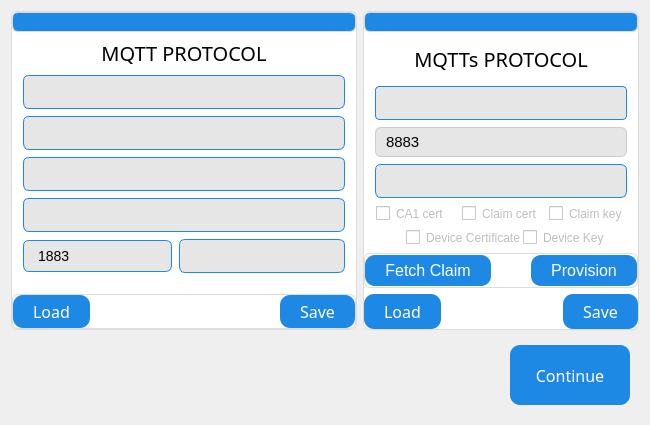
     <widget class="QWidget" name="page_2">
      <layout class="QVBoxLayout" name="verticalLayout_3">
       <item>
        <layout class="QHBoxLayout" name="horizontalLayout_4">
         <item>
          <widget class="QFrame" name="DeviceInfoFrame_3">
           <property name="styleSheet">
            <string notr="true">background: white;                /* White background */
    border: 1px solid #dcdcdc;        /* Light grey border */
    border-radius: 6px;</string>
           </property>
           <layout class="QVBoxLayout" name="verticalLayout_8">
            <property name="spacing">
             <number>0</number>
            </property>
            <property name="leftMargin">
             <number>0</number>
            </property>
            <property name="topMargin">
             <number>0</number>
            </property>
            <property name="rightMargin">
             <number>0</number>
            </property>
            <property name="bottomMargin">
             <number>0</number>
            </property>
            <item>
             <widget class="QLabel" name="label_6">
              <property name="sizePolicy">
               <sizepolicy hsizetype="Preferred" vsizetype="Fixed">
                <horstretch>0</horstretch>
                <verstretch>0</verstretch>
               </sizepolicy>
              </property>
              <property name="maximumSize">
               <size>
                <width>16777215</width>
                <height>20</height>
               </size>
              </property>
              <property name="focusPolicy">
               <enum>Qt::StrongFocus</enum>
              </property>
              <property name="styleSheet">
               <string notr="true">background-color: #1E88E5;        /* Blue strip at the top */
    color: white;                     /* White text */
    font-size: 16px;
    font-weight: bold;
    padding: 6px;
    border-top-left-radius: 6px;
    border-top-right-radius: 6px;</string>
              </property>
              <property name="text">
               <string/>
              </property>
              <property name="alignment">
               <set>Qt::AlignCenter</set>
              </property>
             </widget>
            </item>
            <item>
             <widget class="QFrame" name="verticalFrame_3">
              <property name="styleSheet">
               <string notr="true">background: white;                /* White background */
    border: 1px solid #ffffff;        /* Light grey border */
    border-radius: 6px; </string>
              </property>
              <layout class="QVBoxLayout" name="verticalLayout_9">
               <property name="spacing">
                <number>7</number>
               </property>
               <property name="leftMargin">
                <number>10</number>
               </property>
               <property name="topMargin">
                <number>5</number>
               </property>
               <property name="rightMargin">
                <number>10</number>
               </property>
               <property name="bottomMargin">
                <number>20</number>
               </property>
               <item>
                <widget class="QLabel" name="label_8">
                 <property name="font">
                  <font>
                   <family>Gilroy</family>
                   <pointsize>15</pointsize>
                  </font>
                 </property>
                 <property name="styleSheet">
                  <string notr="true">border-color: rgb(255, 255, 255);</string>
                 </property>
                 <property name="text">
                  <string>MQTT PROTOCOL</string>
                 </property>
                 <property name="alignment">
                  <set>Qt::AlignCenter</set>
                 </property>
                </widget>
               </item>
               <item>
                <widget class="QLineEdit" name="mqtt_ip">
                 <property name="focusPolicy">
                  <enum>Qt::ClickFocus</enum>
                 </property>
                 <property name="styleSheet">
                  <string notr="true">background: #e6e6e6;              /* Light grey box for info rows */
    border: 1px solid #1E88E5;        /* Blue thin border */
    border-radius: 6px;
    padding: 6px 12px;
    font-size: 15px;
    color: black;</string>
                 </property>
                 <property name="inputMask">
                  <string/>
                 </property>
                 <property name="text">
                  <string/>
                 </property>
                 <property name="alignment">
                  <set>Qt::AlignLeading|Qt::AlignLeft|Qt::AlignVCenter</set>
                 </property>
                 <property name="placeholderText">
                  <string notr="true"/>
                 </property>
                </widget>
               </item>
               <item>
                <widget class="QLineEdit" name="mqtt_user">
                 <property name="focusPolicy">
                  <enum>Qt::ClickFocus</enum>
                 </property>
                 <property name="styleSheet">
                  <string notr="true">background: #e6e6e6;              /* Light grey box for info rows */
    border: 1px solid #1E88E5;        /* Blue thin border */
    border-radius: 6px;
    padding: 6px 12px;
    font-size: 15px;
    color: black;</string>
                 </property>
                 <property name="placeholderText">
                  <string/>
                 </property>
                </widget>
               </item>
               <item>
                <widget class="QLineEdit" name="mqtt_pass">
                 <property name="focusPolicy">
                  <enum>Qt::ClickFocus</enum>
                 </property>
                 <property name="styleSheet">
                  <string notr="true">background: #e6e6e6;              /* Light grey box for info rows */
    border: 1px solid #1E88E5;        /* Blue thin border */
    border-radius: 6px;
    padding: 6px 12px;
    font-size: 15px;
    color: black;</string>
                 </property>
                 <property name="inputMask">
                  <string/>
                 </property>
                 <property name="text">
                  <string/>
                 </property>
                 <property name="placeholderText">
                  <string/>
                 </property>
                </widget>
               </item>
               <item>
                <widget class="QLineEdit" name="mqtt_topic">
                 <property name="focusPolicy">
                  <enum>Qt::ClickFocus</enum>
                 </property>
                 <property name="styleSheet">
                  <string notr="true">background: #e6e6e6;              /* Light grey box for info rows */
    border: 1px solid #1E88E5;        /* Blue thin border */
    border-radius: 6px;
    padding: 6px 12px;
    font-size: 15px;
    color: black;</string>
                 </property>
                 <property name="inputMask">
                  <string/>
                 </property>
                 <property name="placeholderText">
                  <string/>
                 </property>
                </widget>
               </item>
               <item>
                <layout class="QHBoxLayout" name="horizontalLayout_8">
                 <item>
                  <widget class="QLineEdit" name="mqtt_port">
                   <property name="enabled">
                    <bool>true</bool>
                   </property>
                   <property name="focusPolicy">
                    <enum>Qt::ClickFocus</enum>
                   </property>
                   <property name="styleSheet">
                    <string notr="true">background: #e6e6e6;
    border: 1px solid #1E88E5;
    border-radius: 6px;
    padding: 6px 12px;
    font-size: 14px;
    color: black;</string>
                   </property>
                   <property name="text">
                    <string>1883</string>
                   </property>
                   <property name="readOnly">
                    <bool>true</bool>
                   </property>
                   <property name="placeholderText">
                    <string/>
                   </property>
                  </widget>
                 </item>
                 <item>
                  <widget class="QLineEdit" name="mqtt_int">
                   <property name="focusPolicy">
                    <enum>Qt::ClickFocus</enum>
                   </property>
                   <property name="styleSheet">
                    <string notr="true">background: #e6e6e6;              /* Light grey box for info rows */
    border: 1px solid #1E88E5;        /* Blue thin border */
    border-radius: 6px;
    padding: 6px 12px;
    font-size: 15px;
    color: black;</string>
                   </property>
                   <property name="alignment">
                    <set>Qt::AlignLeading|Qt::AlignLeft|Qt::AlignVCenter</set>
                   </property>
                   <property name="placeholderText">
                    <string/>
                   </property>
                  </widget>
                 </item>
                </layout>
               </item>
              </layout>
             </widget>
            </item>
            <item>
             <widget class="QFrame" name="horizontalFrame_5">
              <property name="sizePolicy">
               <sizepolicy hsizetype="Preferred" vsizetype="Fixed">
                <horstretch>0</horstretch>
                <verstretch>0</verstretch>
               </sizepolicy>
              </property>
              <property name="maximumSize">
               <size>
                <width>16777215</width>
                <height>35</height>
               </size>
              </property>
              <layout class="QHBoxLayout" name="horizontalLayout_15">
               <property name="spacing">
                <number>0</number>
               </property>
               <property name="leftMargin">
                <number>0</number>
               </property>
               <property name="topMargin">
                <number>0</number>
               </property>
               <property name="rightMargin">
                <number>0</number>
               </property>
               <property name="bottomMargin">
                <number>0</number>
               </property>
               <item>
                <widget class="QPushButton" name="mqtt_load_btn">
                 <property name="sizePolicy">
                  <sizepolicy hsizetype="Minimum" vsizetype="Fixed">
                   <horstretch>0</horstretch>
                   <verstretch>0</verstretch>
                  </sizepolicy>
                 </property>
                 <property name="font">
                  <font>
                   <family>Gilroy</family>
                   <pointsize>-1</pointsize>
                  </font>
                 </property>
                 <property name="focusPolicy">
                  <enum>Qt::TabFocus</enum>
                 </property>
                 <property name="styleSheet">
                  <string notr="true">QPushButton {
    background-color: #1E88E5;   /* Blue */
    color: white;               /* White text */
    border: none;               /* No border line */
    border-radius: 10px;        /* Rounded corners */
    padding: 6px 20px;          /* Spacing inside */
    font-size: 16px;            /* Font size */
}

QPushButton:hover {
    background-color: #1565C0;  /* Darker blue on hover */
}

QPushButton:pressed {
    background-color: #0D47A1;  /* Darkest blue when pressed */
}
QPushButton:focus {
    outline: none;                 /* Remove dotted border */
    background-color: #074475;     /* Brighter blue highlight */
    border: 2px solid black;       /* White glow/border */
}</string>
                 </property>
                 <property name="text">
                  <string>Load</string>
                 </property>
                </widget>
               </item>
               <item>
                <spacer name="horizontalSpacer_5">
                 <property name="orientation">
                  <enum>Qt::Horizontal</enum>
                 </property>
                 <property name="sizeType">
                  <enum>QSizePolicy::Expanding</enum>
                 </property>
                 <property name="sizeHint" stdset="0">
                  <size>
                   <width>40</width>
                   <height>20</height>
                  </size>
                 </property>
                </spacer>
               </item>
               <item>
                <widget class="QPushButton" name="mqtt_save_btn">
                 <property name="font">
                  <font>
                   <family>Gilroy</family>
                   <pointsize>-1</pointsize>
                  </font>
                 </property>
                 <property name="focusPolicy">
                  <enum>Qt::TabFocus</enum>
                 </property>
                 <property name="styleSheet">
                  <string notr="true">QPushButton {
    background-color: #1E88E5;   /* Blue */
    color: white;               /* White text */
    border: none;               /* No border line */
    border-radius: 10px;        /* Rounded corners */
    padding: 6px 20px;          /* Spacing inside */
    font-size: 16px;            /* Font size */
}

QPushButton:hover {
    background-color: #1565C0;  /* Darker blue on hover */
}

QPushButton:pressed {
    background-color: #0D47A1;  /* Darkest blue when pressed */
}
QPushButton:focus {
    outline: none;                 /* Remove dotted border */
    background-color: #074475;     /* Brighter blue highlight */
    border: 2px solid black;       /* White glow/border */
}</string>
                 </property>
                 <property name="text">
                  <string>Save</string>
                 </property>
                </widget>
               </item>
              </layout>
             </widget>
            </item>
           </layout>
          </widget>
         </item>
         <item>
          <widget class="QFrame" name="DeviceInfoFrame_7">
           <property name="styleSheet">
            <string notr="true">background: white;                /* White background */
    border: 1px solid #dcdcdc;        /* Light grey border */
    border-radius: 6px;</string>
           </property>
           <layout class="QVBoxLayout" name="verticalLayout_16">
            <property name="spacing">
             <number>6</number>
            </property>
            <property name="leftMargin">
             <number>0</number>
            </property>
            <property name="topMargin">
             <number>0</number>
            </property>
            <property name="rightMargin">
             <number>0</number>
            </property>
            <property name="bottomMargin">
             <number>0</number>
            </property>
            <item>
             <widget class="QLabel" name="label_7">
              <property name="sizePolicy">
               <sizepolicy hsizetype="Preferred" vsizetype="Fixed">
                <horstretch>0</horstretch>
                <verstretch>0</verstretch>
               </sizepolicy>
              </property>
              <property name="maximumSize">
               <size>
                <width>16777215</width>
                <height>20</height>
               </size>
              </property>
              <property name="focusPolicy">
               <enum>Qt::StrongFocus</enum>
              </property>
              <property name="styleSheet">
               <string notr="true">background-color: #1E88E5;        /* Blue strip at the top */
    color: white;                     /* White text */
    font-size: 16px;
    font-weight: bold;
    padding: 6px;
    border-top-left-radius: 6px;
    border-top-right-radius: 6px;</string>
              </property>
              <property name="text">
               <string/>
              </property>
              <property name="alignment">
               <set>Qt::AlignCenter</set>
              </property>
             </widget>
            </item>
            <item>
             <widget class="QFrame" name="verticalFrame_7">
              <property name="styleSheet">
               <string notr="true">background: white;                /* White background */
    border: 1px solid #ffffff;        /* Light grey border */
    border-radius: 6px; </string>
              </property>
              <layout class="QVBoxLayout" name="verticalLayout_17">
               <property name="spacing">
                <number>7</number>
               </property>
               <property name="leftMargin">
                <number>10</number>
               </property>
               <property name="topMargin">
                <number>0</number>
               </property>
               <property name="rightMargin">
                <number>10</number>
               </property>
               <property name="bottomMargin">
                <number>0</number>
               </property>
               <item>
                <widget class="QLabel" name="label_9">
                 <property name="font">
                  <font>
                   <family>Gilroy</family>
                   <pointsize>15</pointsize>
                  </font>
                 </property>
                 <property name="styleSheet">
                  <string notr="true">border-color: rgb(255, 255, 255);</string>
                 </property>
                 <property name="text">
                  <string>MQTTs PROTOCOL</string>
                 </property>
                 <property name="alignment">
                  <set>Qt::AlignCenter</set>
                 </property>
                </widget>
               </item>
               <item>
                <widget class="QLineEdit" name="mqtts_endpoint">
                 <property name="enabled">
                  <bool>true</bool>
                 </property>
                 <property name="focusPolicy">
                  <enum>Qt::ClickFocus</enum>
                 </property>
                 <property name="styleSheet">
                  <string notr="true">background: #e6e6e6;              /* Light grey box for info rows */
    border: 1px solid #1E88E5;        /* Blue thin border */
    border-radius: 4px;
    padding: 6px 8px;
    font-size: 15px;
    color: black;</string>
                 </property>
                 <property name="inputMask">
                  <string/>
                 </property>
                 <property name="text">
                  <string/>
                 </property>
                 <property name="alignment">
                  <set>Qt::AlignLeading|Qt::AlignLeft|Qt::AlignVCenter</set>
                 </property>
                 <property name="placeholderText">
                  <string notr="true"/>
                 </property>
                </widget>
               </item>
               <item>
                <widget class="QLineEdit" name="mqtts_port">
                 <property name="enabled">
                  <bool>false</bool>
                 </property>
                 <property name="focusPolicy">
                  <enum>Qt::ClickFocus</enum>
                 </property>
                 <property name="styleSheet">
                  <string notr="true">background: #e6e6e6;              /* Light grey box for info rows */
    border: 1px solid #CCC;        /* Blue thin border */
    border-radius: 6px;
    padding: 4px 8px;
    font-size: 15px;
    color: black;</string>
                 </property>
                 <property name="text">
                  <string>8883</string>
                 </property>
                 <property name="readOnly">
                  <bool>true</bool>
                 </property>
                 <property name="placeholderText">
                  <string/>
                 </property>
                </widget>
               </item>
               <item>
                <widget class="QLineEdit" name="mqtts_interval">
                 <property name="focusPolicy">
                  <enum>Qt::ClickFocus</enum>
                 </property>
                 <property name="styleSheet">
                  <string notr="true">background: #e6e6e6;              /* Light grey box for info rows */
    border: 1px solid #1E88E5;        /* Blue thin border */
    border-radius: 6px;
    padding: 6px 12px;
    font-size: 15px;
    color: black;</string>
                 </property>
                 <property name="inputMask">
                  <string/>
                 </property>
                 <property name="text">
                  <string/>
                 </property>
                 <property name="placeholderText">
                  <string/>
                 </property>
                </widget>
               </item>
               <item>
                <layout class="QHBoxLayout" name="horizontalLayout_9">
                 <item>
                  <widget class="QCheckBox" name="ca1">
                   <property name="enabled">
                    <bool>false</bool>
                   </property>
                   <property name="focusPolicy">
                    <enum>Qt::NoFocus</enum>
                   </property>
                   <property name="text">
                    <string>CA1 cert</string>
                   </property>
                   <property name="checkable">
                    <bool>true</bool>
                   </property>
                  </widget>
                 </item>
                 <item>
                  <widget class="QCheckBox" name="claim">
                   <property name="enabled">
                    <bool>false</bool>
                   </property>
                   <property name="focusPolicy">
                    <enum>Qt::NoFocus</enum>
                   </property>
                   <property name="text">
                    <string>Claim cert</string>
                   </property>
                  </widget>
                 </item>
                 <item>
                  <widget class="QCheckBox" name="key">
                   <property name="enabled">
                    <bool>false</bool>
                   </property>
                   <property name="focusPolicy">
                    <enum>Qt::NoFocus</enum>
                   </property>
                   <property name="text">
                    <string>Claim key</string>
                   </property>
                  </widget>
                 </item>
                </layout>
               </item>
               <item>
                <layout class="QHBoxLayout" name="horizontalLayout_5">
                 <property name="spacing">
                  <number>0</number>
                 </property>
                 <property name="leftMargin">
                  <number>30</number>
                 </property>
                 <property name="topMargin">
                  <number>0</number>
                 </property>
                 <item>
                  <widget class="QCheckBox" name="devCertChkBox">
                   <property name="enabled">
                    <bool>false</bool>
                   </property>
                   <property name="text">
                    <string>Device Certificate</string>
                   </property>
                  </widget>
                 </item>
                 <item>
                  <widget class="QCheckBox" name="devKeyChkBox">
                   <property name="enabled">
                    <bool>false</bool>
                   </property>
                   <property name="focusPolicy">
                    <enum>Qt::NoFocus</enum>
                   </property>
                   <property name="text">
                    <string>Device Key</string>
                   </property>
                  </widget>
                 </item>
                </layout>
               </item>
              </layout>
             </widget>
            </item>
            <item>
             <widget class="QFrame" name="horizontalFrame_6">
              <property name="sizePolicy">
               <sizepolicy hsizetype="Preferred" vsizetype="Fixed">
                <horstretch>0</horstretch>
                <verstretch>0</verstretch>
               </sizepolicy>
              </property>
              <property name="maximumSize">
               <size>
                <width>16777215</width>
                <height>35</height>
               </size>
              </property>
              <layout class="QHBoxLayout" name="horizontalLayout_18">
               <property name="spacing">
                <number>0</number>
               </property>
               <property name="leftMargin">
                <number>0</number>
               </property>
               <property name="topMargin">
                <number>0</number>
               </property>
               <property name="rightMargin">
                <number>0</number>
               </property>
               <property name="bottomMargin">
                <number>0</number>
               </property>
               <item>
                <widget class="QPushButton" name="pushButton_2">
                 <property name="focusPolicy">
                  <enum>Qt::TabFocus</enum>
                 </property>
                 <property name="styleSheet">
                  <string notr="true">QPushButton {
    background-color: #1E88E5;   /* Blue */
    color: white;               /* White text */
    border: none;               /* No border line */
    border-radius: 10px;        /* Rounded corners */
    padding: 6px 20px;          /* Spacing inside */
    font-size: 16px;            /* Font size */
}

QPushButton:hover {
    background-color: #1565C0;  /* Darker blue on hover */
}

QPushButton:pressed {
    background-color: #0D47A1;  /* Darkest blue when pressed */
}
QPushButton:focus {
    outline: none;                 /* Remove dotted border */
    background-color: #074475;     /* Brighter blue highlight */
    border: 2px solid black;       /* White glow/border */
}
QPushButton:disabled {
    background-color: #A9A9A9;  /* Darkest blue when pressed */
	color: #666666;
}</string>
                 </property>
                 <property name="text">
                  <string>Fetch Claim</string>
                 </property>
                </widget>
               </item>
               <item>
                <spacer name="horizontalSpacer_2">
                 <property name="orientation">
                  <enum>Qt::Horizontal</enum>
                 </property>
                 <property name="sizeHint" stdset="0">
                  <size>
                   <width>40</width>
                   <height>20</height>
                  </size>
                 </property>
                </spacer>
               </item>
               <item>
                <widget class="QPushButton" name="pushButton_3">
                 <property name="focusPolicy">
                  <enum>Qt::TabFocus</enum>
                 </property>
                 <property name="styleSheet">
                  <string notr="true">QPushButton {
    background-color: #1E88E5;   /* Blue */
    color: white;               /* White text */
    border: none;               /* No border line */
    border-radius: 10px;        /* Rounded corners */
    padding: 6px 20px;          /* Spacing inside */
    font-size: 16px;            /* Font size */
}

QPushButton:hover {
    background-color: #1565C0;  /* Darker blue on hover */
}

QPushButton:pressed {
    background-color: #0D47A1;  /* Darkest blue when pressed */
}
QPushButton:focus {
    outline: none;                 /* Remove dotted border */
    background-color: #074475;     /* Brighter blue highlight */
    border: 2px solid black;       /* White glow/border */
}
QPushButton:disabled {
    background-color: #A9A9A9;  /* Darkest blue when pressed */
	color: #666666;
}</string>
                 </property>
                 <property name="text">
                  <string>Provision</string>
                 </property>
                </widget>
               </item>
              </layout>
             </widget>
            </item>
            <item>
             <layout class="QHBoxLayout" name="horizontalLayout_13">
              <item>
               <widget class="QPushButton" name="mqtts_load_btn">
                <property name="sizePolicy">
                 <sizepolicy hsizetype="Minimum" vsizetype="Fixed">
                  <horstretch>0</horstretch>
                  <verstretch>0</verstretch>
                 </sizepolicy>
                </property>
                <property name="font">
                 <font>
                  <family>Gilroy</family>
                  <pointsize>-1</pointsize>
                 </font>
                </property>
                <property name="focusPolicy">
                 <enum>Qt::TabFocus</enum>
                </property>
                <property name="styleSheet">
                 <string notr="true">QPushButton {
    background-color: #1E88E5;   /* Blue */
    color: white;               /* White text */
    border: none;               /* No border line */
    border-radius: 10px;        /* Rounded corners */
    padding: 6px 20px;          /* Spacing inside */
    font-size: 16px;            /* Font size */
}

QPushButton:hover {
    background-color: #1565C0;  /* Darker blue on hover */
}

QPushButton:pressed {
    background-color: #0D47A1;  /* Darkest blue when pressed */
}
QPushButton:focus {
    outline: none;                 /* Remove dotted border */
    background-color: #074475;     /* Brighter blue highlight */
    border: 2px solid black;       /* White glow/border */
}</string>
                </property>
                <property name="text">
                 <string>Load</string>
                </property>
               </widget>
              </item>
              <item>
               <spacer name="horizontalSpacer_8">
                <property name="orientation">
                 <enum>Qt::Horizontal</enum>
                </property>
                <property name="sizeType">
                 <enum>QSizePolicy::Expanding</enum>
                </property>
                <property name="sizeHint" stdset="0">
                 <size>
                  <width>40</width>
                  <height>20</height>
                 </size>
                </property>
               </spacer>
              </item>
              <item>
               <widget class="QPushButton" name="mqtts_save_btn">
                <property name="font">
                 <font>
                  <family>Gilroy</family>
                  <pointsize>-1</pointsize>
                 </font>
                </property>
                <property name="focusPolicy">
                 <enum>Qt::TabFocus</enum>
                </property>
                <property name="styleSheet">
                 <string notr="true">QPushButton {
    background-color: #1E88E5;   /* Blue */
    color: white;               /* White text */
    border: none;               /* No border line */
    border-radius: 10px;        /* Rounded corners */
    padding: 6px 20px;          /* Spacing inside */
    font-size: 16px;            /* Font size */
}

QPushButton:hover {
    background-color: #1565C0;  /* Darker blue on hover */
}

QPushButton:pressed {
    background-color: #0D47A1;  /* Darkest blue when pressed */
}
QPushButton:focus {
    outline: none;                 /* Remove dotted border */
    background-color: #074475;     /* Brighter blue highlight */
    border: 2px solid black;       /* White glow/border */
}</string>
                </property>
                <property name="text">
                 <string>Save</string>
                </property>
               </widget>
              </item>
             </layout>
            </item>
           </layout>
          </widget>
         </item>
        </layout>
       </item>
       <item>
        <widget class="QFrame" name="frame">
         <layout class="QHBoxLayout" name="horizontalLayout_7">
          <item>
           <spacer name="horizontalSpacer_3">
            <property name="orientation">
             <enum>Qt::Horizontal</enum>
            </property>
            <property name="sizeHint" stdset="0">
             <size>
              <width>40</width>
              <height>20</height>
             </size>
            </property>
           </spacer>
          </item>
          <item>
           <widget class="QPushButton" name="next_btn">
            <property name="sizePolicy">
             <sizepolicy hsizetype="Preferred" vsizetype="Preferred">
              <horstretch>0</horstretch>
              <verstretch>0</verstretch>
             </sizepolicy>
            </property>
            <property name="minimumSize">
             <size>
              <width>120</width>
              <height>60</height>
             </size>
            </property>
            <property name="font">
             <font>
              <family>Gilroy</family>
              <pointsize>-1</pointsize>
             </font>
            </property>
            <property name="focusPolicy">
             <enum>Qt::TabFocus</enum>
            </property>
            <property name="styleSheet">
             <string notr="true">QPushButton {
    background-color: #1E88E5;   /* Blue */
    color: white;               /* White text */
    border: none;               /* No border line */
    border-radius: 10px;        /* Rounded corners */
    padding: 6px 20px;          /* Spacing inside */
    font-size: 16px;            /* Font size */
}

QPushButton:hover {
    background-color: #1565C0;  /* Darker blue on hover */
}

QPushButton:pressed {
    background-color: #0D47A1;  /* Darkest blue when pressed */
}

QPushButton:focus {
    outline: none;                 /* Remove dotted border */
    background-color: #074475;     /* Brighter blue highlight */
    border: 2px solid black;       /* White glow/border */
}</string>
            </property>
            <property name="text">
             <string>Continue</string>
            </property>
           </widget>
          </item>
         </layout>
        </widget>
       </item>
      </layout>
     </widget>
